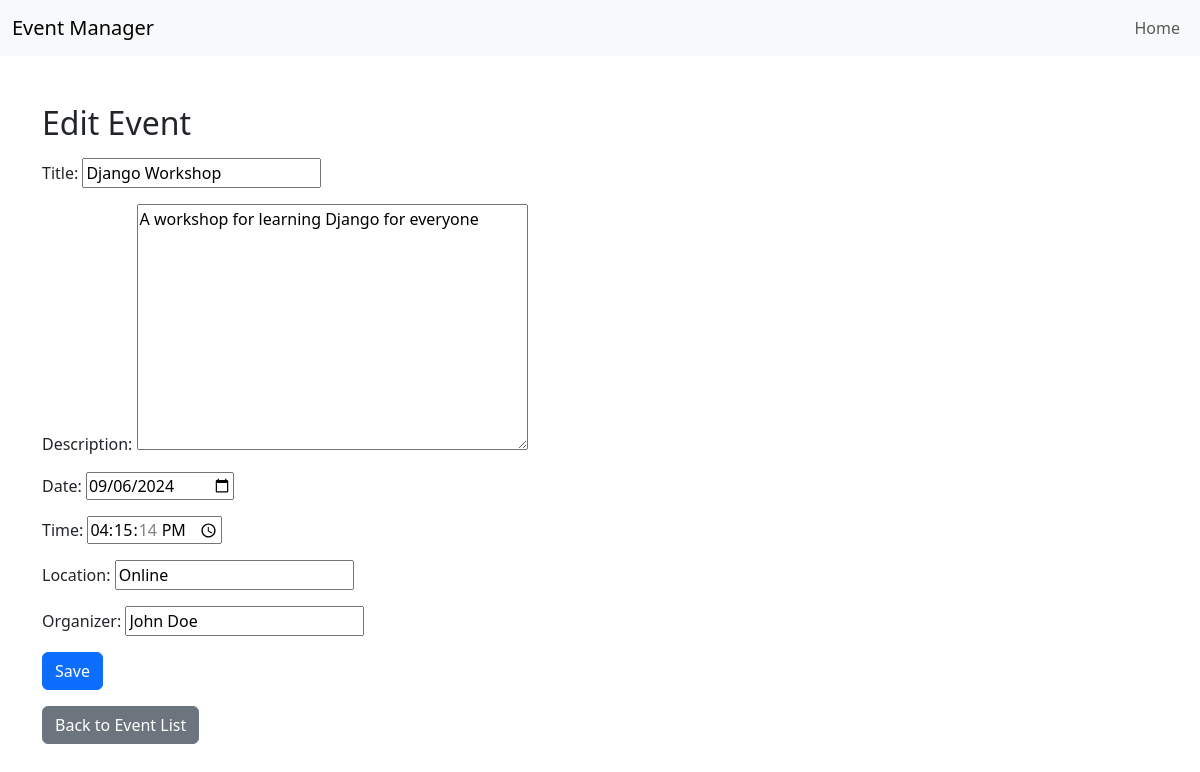
Page /2/edit/ on the committed database.
### events/models.py (models this page shows, shortened)
class Event(models.Model):
    title = models.CharField(max_length=20)
    description = models.TextField(blank=True)
    date = models.DateField()
    time = models.TimeField()
    location = models.CharField(max_length=50)
    organizer = models.CharField(max_length=100, blank=True)

### events/views.py (the view)
# urls.py: path('<int:id>/edit/', views.event_edit, name='event_edit'),
def event_edit(request, id):
    event = get_object_or_404(Event, id=id)
    if request.method == "POST":
        form = EventForm(request.POST, instance=event)
        if form.is_valid():
            form.save()
            return redirect('event_list')
    else:
        form = EventForm(instance=event)
    return render(request, 'events/event_form.html', {
        'form': form
    })

### events/forms.py
class EventForm(forms.ModelForm):
    class Meta:
        model = Event
        fields = '__all__'
        widgets = {
            'date': forms.DateInput(attrs={'type': 'date'}),
            'time': forms.TimeInput(attrs={'type': 'time'})
        }

### events/templates/events/event_form.html (shortened to what this page needs)
{% extends "./base.html" %}
{% block content %}
    <div class="mt-5">
        <h2>{% if form.instance.pk %}Edit Event{% else %}Add Event{% endif %}</h2>
        <form method="POST" class="mt-3">
            <div class="mb-3">
                {{ form.as_p }}
            </div>
            <button type="submit" class="btn btn-primary">Save</button>
        </form>
        <a href="{% url 'event_list' %}" class="btn btn-secondary mt-3">Back to Event List</a>
    </div>
{% endblock %}

### rows in the picture
Event: title "Django Workshop", description "A workshop for learning Django for everyone", date "09/06/2024", time "16:15:14", location "Online", organizer "John Doe"
